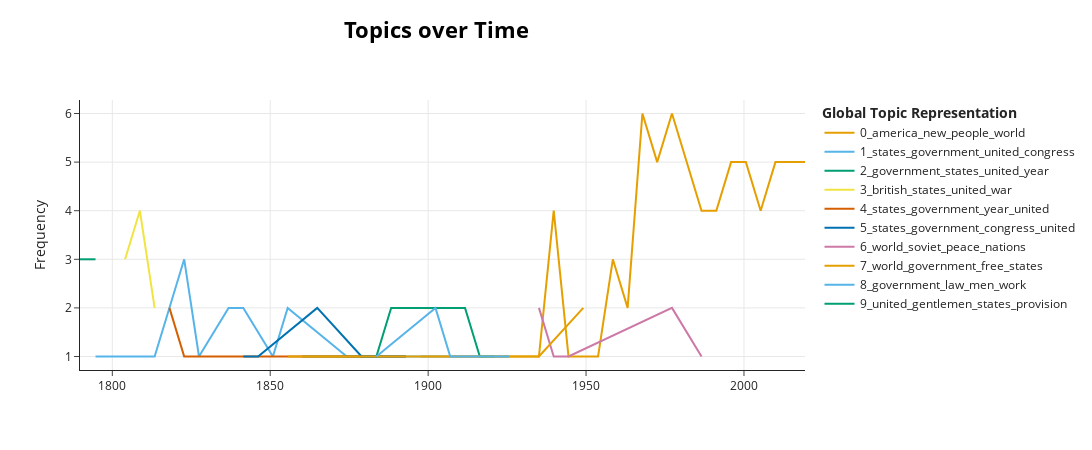

Source (notebook cell):
### Markdown cell above
## Dynamic Topic Modeling
#### We computed the time specific topic representations and visualized how they change across dates.

### Code cell
speeches_dates = pd.to_datetime(sou["Year"].astype("Int64").astype(str) + "-01-01", errors="coerce")

topics_over_time = topic_model.topics_over_time(
    docs,
    speeches_dates,
    nr_bins=50,
    global_tuning=True,
    evolution_tuning=True
)

fig = topic_model.visualize_topics_over_time(
    topics_over_time,
    top_n_topics=10,  # We visualize only the top 10 topics for now
    normalize_frequency=False

)
fig.show()

### Figure 1 — Plotly figure (JSON) as saved in the notebook; plotly's stock layout.template omitted (floating-point values rounded to 4 significant figures)
{"data": [{"hoverinfo": "text", "hovertext": ["<b>Topic 0</b><br>Words: people, american, work, world, great", "<b>Topic 0</b><br>Words: world, say, 1933, autocracy, people", "<b>Topic 0</b><br>Words: world, war, american, people, nations", "<b>Topic 0</b><br>Words: world, people, housing, congress, prosperity", "<b>Topic 0</b><br>Words: world, economic, years, new, life", "<b>Topic 0</b><br>Words: program, new, federal, world, security", "<b>Topic 0</b><br>Words: new, world, nations, america, years", "<b>Topic 0</b><br>Words: new, people, help, years, americans", "<b>Topic 0</b><br>Words: new, america, congress, years, people", "<b>Topic 0</b><br>Words: years, america, new, energy, world", "<b>Topic 0</b><br>Words: new, world, years, american, people", "<b>Topic 0</b><br>Words: america, people, years, new, american", "<b>Topic 0</b><br>Words: america, world, tonight, new, budget", "<b>Topic 0</b><br>Words: people, new, know, work, health", "<b>Topic 0</b><br>Words: america, new, children, americans, years", "<b>Topic 0</b><br>Words: america, people, security, americans, world", "<b>Topic 0</b><br>Words: america, new, people, american, world", "<b>Topic 0</b><br>Words: jobs, america, thats, new, americans", "<b>Topic 0</b><br>Words: america, american, new, americans, people", "<b>Topic 0</b><br>Words: america, american, americans, president, people"], "marker": {"color": "#E69F00"}, "mode": "lines", "name": "0_america_new_people_world", "type": "scatter", "x": ["1897-08-22T08:38:24", "1935-01-30T22:04:48", "1939-10-06T05:45:36", "1944-06-10T13:26:24", "1949-02-13T21:07:12", "1953-10-20T04:48:00", "1958-06-25T12:28:48", "1963-02-28T20:09:36", "1967-11-04T03:50:24", "1972-07-09T11:31:12", "1977-03-14T19:12:00", "1981-11-18T02:52:48", "1986-07-24T10:33:36", "1991-03-29T18:14:24", "1995-12-03T01:55:12", "2000-08-07T09:36:00", "2005-04-12T17:16:48", "2009-12-17T00:57:36", "2014-08-22T08:38:24", "2019-04-27T16:19:12"], "y": [1, 1, 4, 1, 1, 1, 3, 2, 6, 5, 6, 5, 4, 4, 5, 5, 4, 5, 5, 5]}, {"hoverinfo": "text", "hovertext": ["<b>Topic 1</b><br>Words: france, states, united, gentlemen, commerce", "<b>Topic 1</b><br>Words: country, state, time, vessels, citizens", "<b>Topic 1</b><br>Words: public, states, ports, government, united", "<b>Topic 1</b><br>Words: states, united, congress, public, act", "<b>Topic 1</b><br>Words: states, present, government, state, citizens", "<b>Topic 1</b><br>Words: public, states, government, united, banks", "<b>Topic 1</b><br>Words: mexico, states, texas, united, government", "<b>Topic 1</b><br>Words: states, united, government, public, present", "<b>Topic 1</b><br>Words: states, congress, government, united, constitution", "<b>Topic 1</b><br>Words: states, year, congress, public, government", "<b>Topic 1</b><br>Words: government, states, congress, public, country"], "marker": {"color": "#56B4E9"}, "mode": "lines", "name": "1_states_government_united_congress", "type": "scatter", "x": ["1794-09-06T07:40:48", "1804-01-16T23:02:24", "1813-05-27T14:24:00", "1822-10-06T05:45:36", "1827-06-11T13:26:24", "1836-10-20T04:48:00", "1841-06-25T12:28:48", "1850-11-04T03:50:24", "1855-07-10T11:31:12", "1874-03-29T18:14:24", "1925-09-21T06:43:12"], "y": [1, 1, 1, 3, 1, 2, 2, 1, 2, 1, 1]}, {"hoverinfo": "text", "hovertext": ["<b>Topic 2</b><br>Words: states, year, government, congress, war", "<b>Topic 2</b><br>Words: congress, states, united, government, year", "<b>Topic 2</b><br>Words: government, year, states, congress, united", "<b>Topic 2</b><br>Words: government, states, year, united, law", "<b>Topic 2</b><br>Words: gold, government, states, year, united", "<b>Topic 2</b><br>Words: government, states, law, united, congress", "<b>Topic 2</b><br>Words: country, shall, action, congress, government", "<b>Topic 2</b><br>Words: labor, unrest, conditions, government, congress", "<b>Topic 2</b><br>Words: government, court, congress, ought, country"], "marker": {"color": "#009E73"}, "mode": "lines", "name": "2_government_states_united_year", "type": "scatter", "x": ["1860-03-14T19:12:00", "1869-07-24T10:33:36", "1883-08-08T09:36:00", "1888-04-12T17:16:48", "1892-12-17T00:57:36", "1902-04-28T16:19:12", "1911-09-07T07:40:48", "1916-05-12T15:21:36", "1921-01-15T23:02:24"], "y": [1, 1, 1, 2, 2, 2, 2, 1, 1]}, {"hoverinfo": "text", "hovertext": ["<b>Topic 3</b><br>Words: shall, states, necessary, united, public", "<b>Topic 3</b><br>Words: british, united, states, war, enemy", "<b>Topic 3</b><br>Words: spain, enemy, savages, states, united"], "marker": {"color": "#F0E442"}, "mode": "lines", "name": "3_british_states_united_war", "type": "scatter", "x": ["1804-01-16T23:02:24", "1808-09-21T06:43:12", "1813-05-27T14:24:00"], "y": [3, 4, 2]}, {"hoverinfo": "text", "hovertext": ["<b>Topic 4</b><br>Words: states, united, vessels, great, powers", "<b>Topic 4</b><br>Words: states, government, united, great, department", "<b>Topic 4</b><br>Words: states, government, united, public, subject", "<b>Topic 4</b><br>Words: states, government, year, united, cent", "<b>Topic 4</b><br>Words: government, year, states, 1888, people", "<b>Topic 4</b><br>Words: year, government, states, secretary, united"], "marker": {"color": "#D55E00"}, "mode": "lines", "name": "4_states_government_year_united", "type": "scatter", "x": ["1818-01-30T22:04:48", "1822-10-06T05:45:36", "1850-11-04T03:50:24", "1864-11-18T02:52:48", "1883-08-08T09:36:00", "1892-12-17T00:57:36"], "y": [2, 1, 1, 1, 1, 1]}, {"hoverinfo": "text", "hovertext": ["<b>Topic 5</b><br>Words: states, government, texas, united, mexico", "<b>Topic 5</b><br>Words: government, states, country, congress, duty", "<b>Topic 5</b><br>Words: states, government, constitution, congress, united", "<b>Topic 5</b><br>Words: government, states, congress, country, united", "<b>Topic 5</b><br>Words: government, states, united, congress, secretary", "<b>Topic 5</b><br>Words: government, year, states, service, united"], "marker": {"color": "#0072B2"}, "mode": "lines", "name": "5_states_government_congress_united", "type": "scatter", "x": ["1841-06-25T12:28:48", "1846-02-28T20:09:36", "1864-11-18T02:52:48", "1878-12-03T01:55:12", "1883-08-08T09:36:00", "1892-12-17T00:57:36"], "y": [1, 1, 2, 1, 1, 1]}, {"hoverinfo": "text", "hovertext": ["<b>Topic 6</b><br>Words: government, nation, world, income, nations", "<b>Topic 6</b><br>Words: war, nation, national, world, peace", "<b>Topic 6</b><br>Words: national, labor, world, program, war", "<b>Topic 6</b><br>Words: soviet, world, peace, nations, union", "<b>Topic 6</b><br>Words: world, know, soviet, freedom, nations"], "marker": {"color": "#CC79A7"}, "mode": "lines", "name": "6_world_soviet_peace_nations", "type": "scatter", "x": ["1935-01-30T22:04:48", "1939-10-06T05:45:36", "1944-06-10T13:26:24", "1977-03-14T19:12:00", "1986-07-24T10:33:36"], "y": [2, 1, 1, 2, 1]}, {"hoverinfo": "text", "hovertext": ["<b>Topic 7</b><br>Words: states, united, government, union, congress", "<b>Topic 7</b><br>Words: men, war, great, world, possible", "<b>Topic 7</b><br>Words: government, public, world, law, great", "<b>Topic 7</b><br>Words: relief, work, private, security, national", "<b>Topic 7</b><br>Words: democracy, problems, government, world, task", "<b>Topic 7</b><br>Words: world, free, nations, communist, economic"], "marker": {"color": "#E69F00"}, "mode": "lines", "name": "7_world_government_free_states", "type": "scatter", "x": ["1855-07-10T11:31:12", "1916-05-12T15:21:36", "1921-01-15T23:02:24", "1930-05-27T14:24:00", "1935-01-30T22:04:48", "1949-02-13T21:07:12"], "y": [1, 1, 1, 1, 1, 2]}, {"hoverinfo": "text", "hovertext": ["<b>Topic 8</b><br>Words: tariff, price, duty, people, present", "<b>Topic 8</b><br>Words: law, men, work, government, public", "<b>Topic 8</b><br>Words: men, great, law, work, business", "<b>Topic 8</b><br>Words: country, government, great, national, public", "<b>Topic 8</b><br>Words: government, national, agriculture, public, country"], "marker": {"color": "#56B4E9"}, "mode": "lines", "name": "8_government_law_men_work", "type": "scatter", "x": ["1883-08-08T09:36:00", "1902-04-28T16:19:12", "1907-01-02T00:00:00", "1921-01-15T23:02:24", "1925-09-21T06:43:12"], "y": [1, 2, 1, 1, 1]}, {"hoverinfo": "text", "hovertext": ["<b>Topic 9</b><br>Words: provision, united, proper, states, public", "<b>Topic 9</b><br>Words: gentlemen, united, states, public, country"], "marker": {"color": "#009E73"}, "mode": "lines", "name": "9_united_gentlemen_states_provision", "type": "scatter", "x": ["1789-10-07T12:48:57.600000", "1794-09-06T07:40:48"], "y": [3, 3]}], "layout": {"height": 450, "hoverlabel": {"bgcolor": "white", "font": {"family": "Rockwell", "size": 16}}, "legend": {"title": {"text": "<b>Global Topic Representation"}}, "title": {"font": {"color": "Black", "size": 22}, "text": "<b>Topics over Time</b>", "x": 0.4, "xanchor": "center", "y": 0.95, "yanchor": "top"}, "width": 1250, "xaxis": {"showgrid": true}, "yaxis": {"showgrid": true, "title": {"text": "Frequency"}}}}
